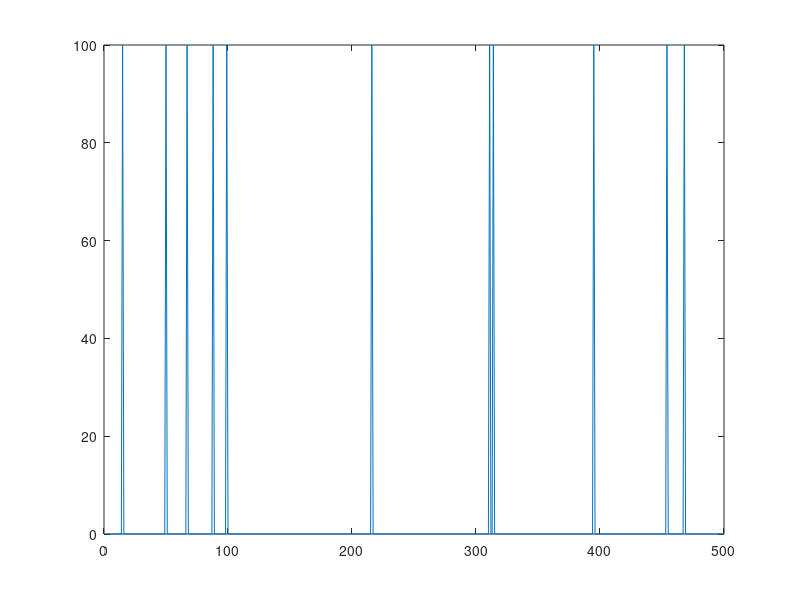

Here is the MATLAB script that generated this plot: (Note: this script raises an error after producing the figure.)
% Hodgkin-Huxley demo
% The script first simulates the response of a Hodgkin-Huxley (HH)
% neuron to spiky input current. It then inverts a HH-neuron model,
% without the input current info. Practically speaking, this means
% deconvolving the HH-neuron response to estimate its input.
% [see demo_fitzhugh.m]

clear variables
close all

% Choose basic settings for simulations
n_t             = 5e2;
decim           = 2;
deltat          = 7e-2/decim;         % 10Hz sampling rate
f_fname         = @f_HH;
g_fname         = @g_Id;

% Input to the HH system
u       = 1e2*(randn(1,n_t)>2);
% u = 5e1*randn(1,n_t);
figure,plot(u)


% Build priors for model inversion
priors.muX0 = [0;0;-2.8843;-0.7645];
priors.SigmaX0 = 1e0*eye(4);
priors.muTheta = [1;0*ones(4,1)];
priors.SigmaTheta = 1e0*eye(5);
priors.SigmaTheta(2,2) = 0;
priors.a_alpha      = 1e0;
priors.b_alpha      = 1e0;
priors.a_sigma      = 1e0;
priors.b_sigma      = 1e0;
for t = 1:n_t
    dq              = 1e4*ones(4,1);
    dq(1)           = 1e-2;
    priors.iQx{t}   = diag(dq);
end

% Build options structure for temporal integration of SDE
inF.delta_t     = deltat;
inF.a           = 0.5;
inG.ind         = 1;
options.priors = priors;
options.backwardLag = 2;
options.inF     = inF;
options.inG     = inG;

options.decim   = decim;
dim.n_theta         = 5;
dim.n_phi           = 0;
dim.n               = 4;

% Build time series of hidden states and observations
alpha   = Inf;
sigma   = 1e1;
theta   = [1;0;0*randn(3,1)];
phi     = [];
x0 = [0;0;-2.8843;-0.7645];
[y,x,x0,eta,e] = simulateNLSS(n_t,f_fname,g_fname,theta,phi,u,alpha,sigma,options,x0);

% display time series of hidden states and observations
displaySimulations(y,x,eta,e)



% Call inversion routine
[posterior,out] = VBA_NLStateSpaceModel(y,zeros(1,n_t),f_fname,g_fname,dim,options);


%------------ Display results ------------------%
displayResults(posterior,out,y,x,x0,theta,phi,alpha,sigma);



